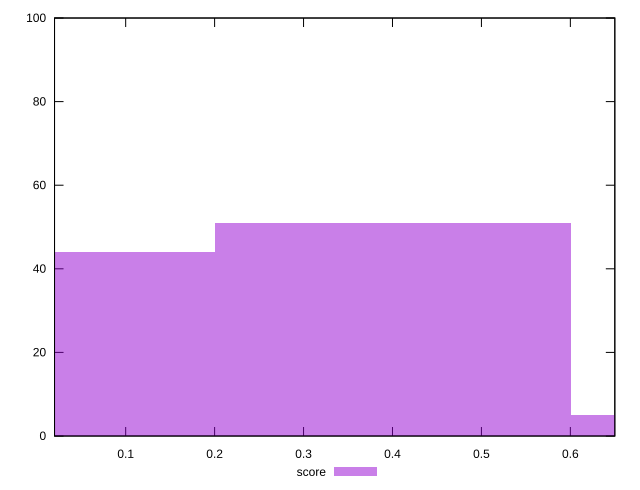

Recreate this plot in gnuplot.
reset

$score <<EOF
0.4004257355873023 51
0.8008514711746046 5
0 44
EOF

set key outside below
set boxwidth 0.4004257355873023
set xrange [0.02:0.65]
set yrange [0:100]
set trange [0:100]
set style fill transparent solid 0.5 noborder
set terminal svg size 640, 490 enhanced background rgb 'white'
set output "report_00015_2021-02-09T16-11-33.973Z/mainthread-work-breakdown/samples/pages+cached/score/histogram.svg"

plot $score title "score" with boxes

reset
